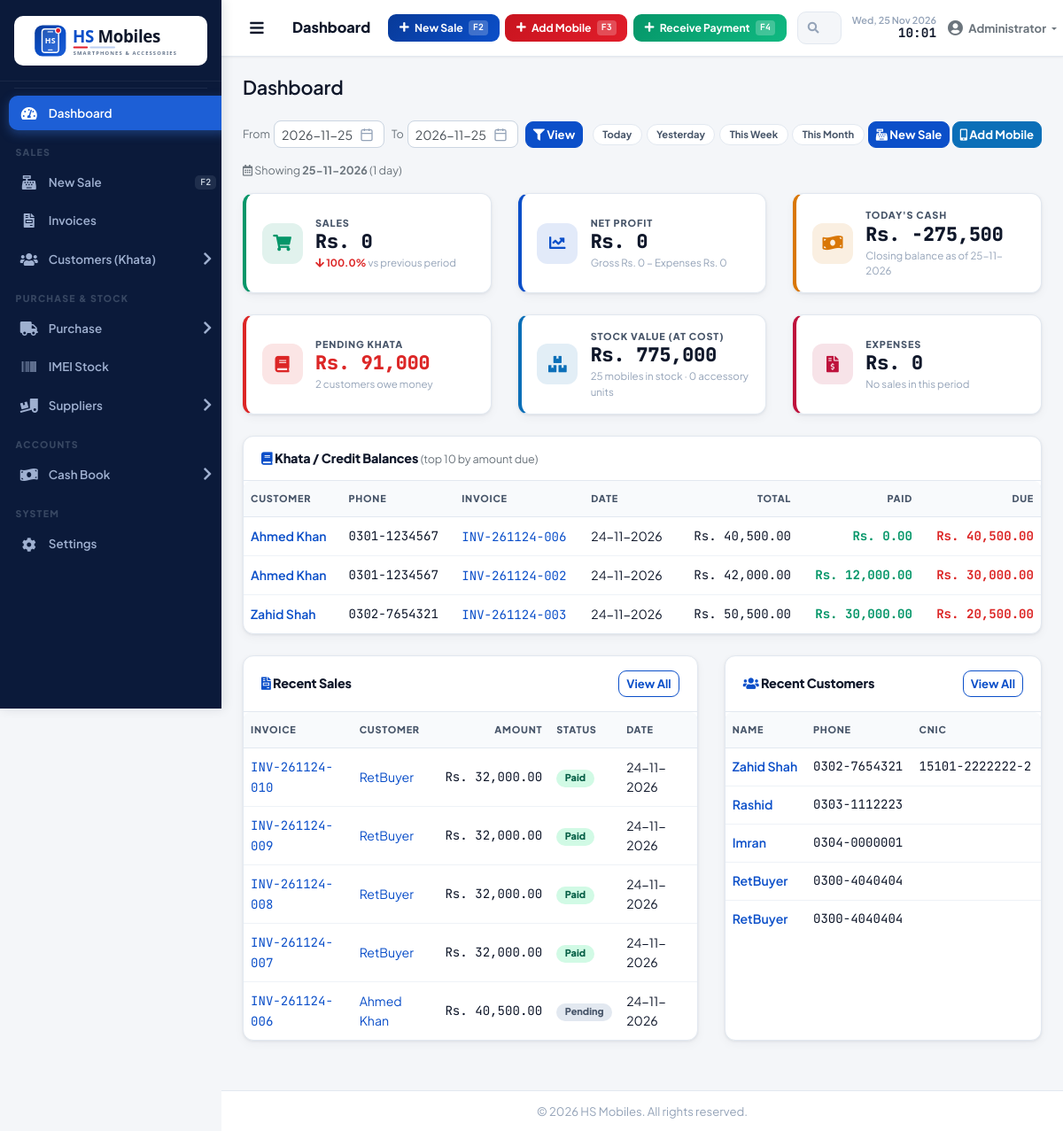
/index.php (signed in), run on an earlier commit of the app's database.
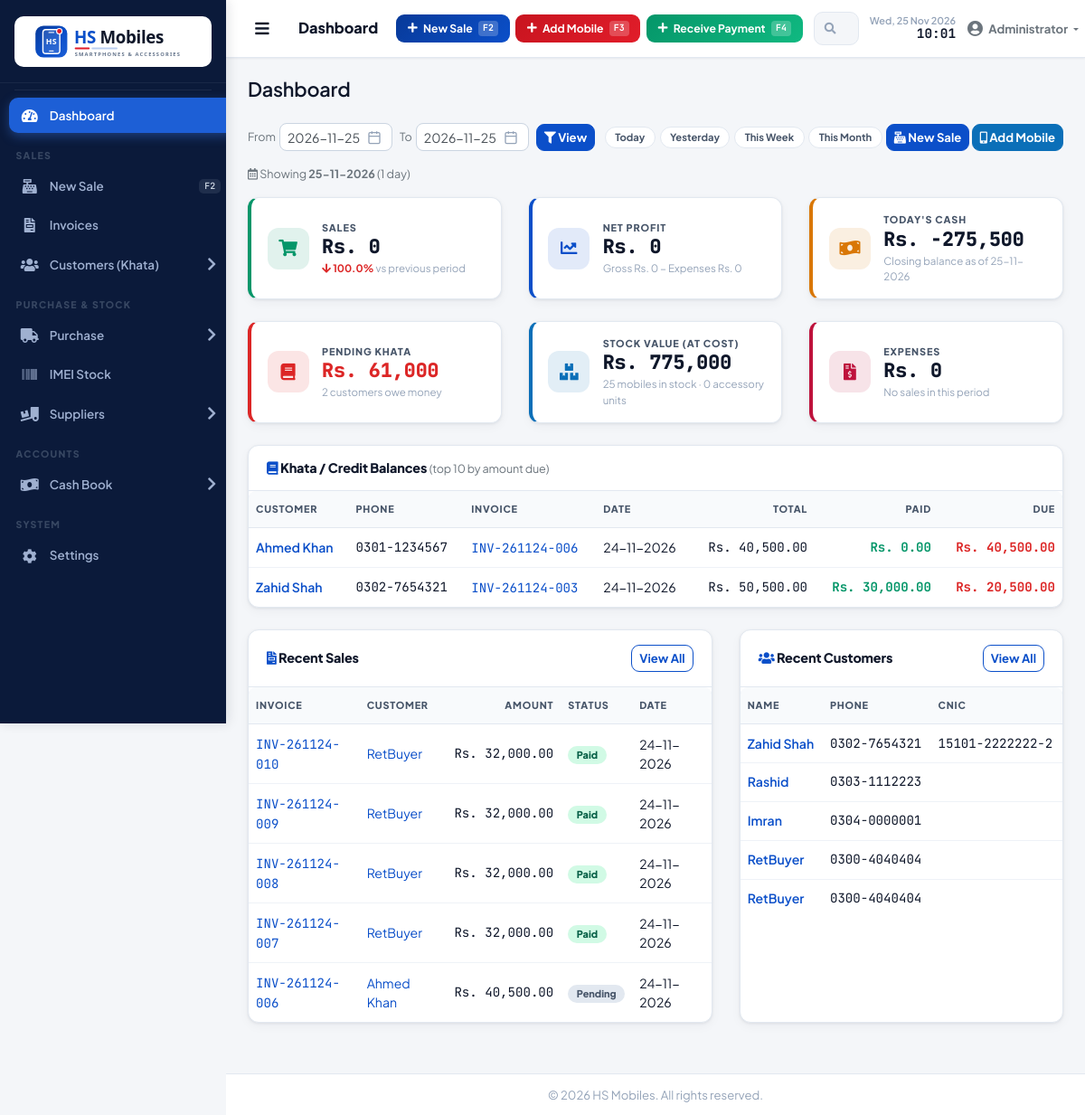
And on a later commit of the database.
### tables this page shows
CREATE TABLE `cash_book_daily` (
  `id` int(11) NOT NULL,
  `date` date NOT NULL,
  `opening_balance` decimal(12,2) DEFAULT 0.00,
  `total_inflow` decimal(12,2) DEFAULT 0.00,
  `total_outflow` decimal(12,2) DEFAULT 0.00,
  `closing_balance` decimal(12,2) DEFAULT 0.00,
  `status` enum('open','closed') DEFAULT 'open',
  `created_by` int(11) DEFAULT NULL,
  `created_at` date NOT NULL,
  `updated_at` date DEFAULT NULL
);

CREATE TABLE `sales` (
  `id` int(11) NOT NULL,
  `invoice_no` varchar(20) NOT NULL,
  `customer_id` int(11) NOT NULL,
  `sale_date` date NOT NULL,
  `subtotal` decimal(12,2) NOT NULL DEFAULT 0.00,
  `discount_id` int(11) DEFAULT NULL,
  `discount_amount` decimal(12,2) DEFAULT 0.00,
  `taxable_amount` decimal(12,2) DEFAULT 0.00,
  `tax_rate` decimal(5,2) DEFAULT 0.00,
  `tax_amount` decimal(12,2) DEFAULT 0.00,
  `total_amount` decimal(12,2) NOT NULL DEFAULT 0.00,
  `paid_amount` decimal(12,2) DEFAULT 0.00 COMMENT 'Amount received at sale time',
  `due_amount` decimal(12,2) DEFAULT 0.00 COMMENT 'Remaining balance (credit/khata)',
  `payment_method` enum('cash','card','bank_transfer','bank') DEFAULT 'cash',
  `payment_status` enum('paid','partial','pending') DEFAULT 'pending' COMMENT 'pending = full credit, partial = partly paid, paid = cleared',
  `status` enum('active','completed','cancelled') DEFAULT 'active',
  `notes` text DEFAULT NULL,
  `branch_id` int(11) DEFAULT NULL,
  `created_by` int(11) DEFAULT NULL,
  `created_at` date NOT NULL,
  `updated_at` date DEFAULT NULL
);

CREATE TABLE `customers` (
  `id` int(11) NOT NULL,
  `customer_no` varchar(20) NOT NULL,
  `full_name` varchar(100) NOT NULL,
  `phone` varchar(20) NOT NULL,
  `email` varchar(100) DEFAULT NULL,
  `address` text DEFAULT NULL,
  `city` varchar(50) DEFAULT NULL,
  `cnic` varchar(15) DEFAULT NULL,
  `cnic_expiry` date DEFAULT NULL,
  `guardian_name` varchar(100) DEFAULT NULL,
  `guardian_relation` varchar(50) DEFAULT NULL,
  `occupation` varchar(100) DEFAULT NULL,
  `monthly_income` decimal(12,2) DEFAULT 0.00,
  `opening_due` decimal(12,2) DEFAULT 0.00 COMMENT 'Previous dues before system',
  `opening_paid` decimal(12,2) DEFAULT 0.00 COMMENT 'Amount already paid before system',
  `notes` text DEFAULT NULL,
  `branch_id` int(11) DEFAULT NULL,
  `created_by` int(11) DEFAULT NULL,
  `created_at` date NOT NULL,
  `updated_at` date DEFAULT NULL
);

### includes/functions.php (called while the page is built, shortened)
<?php
function formatCurrency($amount) {
    return number_format($amount, 2);
}
function formatDate($date) {
    return $date ? date('d-m-Y', strtotime($date)) : '-';
}

### index.php (the view, shortened to what the rows shown need)
<?php
require_once 'includes/functions.php';
$to = preg_match('/^\d{4}-\d{2}-\d{2}$/', $_GET['to'] ?? '') ? $_GET['to'] : date('Y-m-d');
$stmt = $pdo->prepare("SELECT closing_balance FROM cash_book_daily WHERE date <= ? ORDER BY date DESC LIMIT 1");
$stmt->execute([$to]);
$cash_in_hand = (float)$stmt->fetchColumn();
$khatas = $pdo->query("
    SELECT s.id, s.invoice_no, s.sale_date, s.total_amount, s.paid_amount, s.due_amount,
           c.full_name, c.id as cid, c.phone
    FROM sales s
    JOIN customers c ON s.customer_id = c.id
    WHERE s.due_amount > 0 AND s.status != 'cancelled'
    ORDER BY s.due_amount DESC LIMIT 10
")->fetchAll();
$recent_sales = $pdo->query("
    SELECT s.id, s.invoice_no, s.total_amount, s.payment_status, s.sale_date,
           c.full_name, c.id as cid
    FROM sales s
    JOIN customers c ON s.customer_id = c.id
    ORDER BY s.id DESC LIMIT 5
")->fetchAll();
$recent_customers = $pdo->query("SELECT id, full_name, phone, cnic, created_at FROM customers ORDER BY created_at DESC LIMIT 5")->fetchAll();
require_once 'includes/header.php';
function kpi_rs($n) { return 'Rs. ' . number_format((float)$n, 0); }
?>
<div class="row">
  <div class="col-xl-4 col-md-6 mb-4">
    <div class="kpi kpi-warning">
      <div>
        <div class="kpi-label"><?= $to === date('Y-m-d') ? "Today's Cash" : 'Cash in Hand' ?></div>
        <div class="kpi-value"><?= kpi_rs($cash_in_hand) ?></div>
        <div class="kpi-sub">Closing balance as of <?= formatDate($to) ?></div>
      </div>
    </div>
  </div>
</div>
<div class="row">
  <div class="col-lg-12 mb-4">
    <div class="card">
      <div class="card-body p-0">
        <?php if (count($khatas)): ?>
        <div class="table-responsive">
          <table class="table table-hover mb-0">
            <thead>
              <tr><th>Customer</th><th>Phone</th><th>Invoice</th><th>Date</th><th class="text-right">Total</th><th class="text-right">Paid</th><th class="text-right">Due</th></tr>
            </thead>
            <tbody>
              <?php foreach ($khatas as $d): ?>
              <tr>
                <td class="font-weight-bold"><a href="modules/customers/view.php?id=<?=$d['cid']?>"><?=htmlspecialchars($d['full_name'])?></a></td>
                <td class="text-mono"><?=htmlspecialchars($d['phone'])?></td>
                <td><a class="inv-no" href="modules/sales/invoice.php?id=<?=$d['id']?>"><?=htmlspecialchars($d['invoice_no'])?></a></td>
                <td><?=formatDate($d['sale_date'])?></td>
                <td class="money">Rs. <?=formatCurrency($d['total_amount'])?></td>
                <td class="money amt-in">Rs. <?=formatCurrency($d['paid_amount'])?></td>
                <td class="money amt-out">Rs. <?=formatCurrency($d['due_amount'])?></td>
              </tr>
              <?php endforeach; ?>
            </tbody>
          </table>
        </div>
        <?php endif; ?>
      </div>
    </div>
  </div>
</div>
<div class="row">
  <div class="col-lg-7 mb-4">
    <div class="card h-100">
      <div class="card-body p-0">
        <?php if (count($recent_sales)): ?>
        <div class="table-responsive">
          <table class="table table-hover mb-0">
            <thead>
              <tr><th>Invoice</th><th>Customer</th><th class="text-right">Amount</th><th>Status</th><th>Date</th></tr>
            </thead>
            <tbody>
              <?php foreach ($recent_sales as $s): ?>
              <tr>
                <td><a class="inv-no" href="modules/sales/invoice.php?id=<?=$s['id']?>"><?=htmlspecialchars($s['invoice_no'])?></a></td>
                <td><a href="modules/customers/view.php?id=<?=$s['cid']?>"><?=htmlspecialchars($s['full_name'])?></a></td>
                <td class="money">Rs. <?=formatCurrency($s['total_amount'])?></td>
                <td><span class="status-pill <?= $s['payment_status']==='paid' ? 'status-in' : ($s['payment_status']==='partial' ? 'status-ret' : 'status-sold') ?>"><?=ucfirst($s['payment_status'])?></span></td>
                <td><?=formatDate($s['sale_date'])?></td>
              </tr>
              <?php endforeach; ?>
            </tbody>
          </table>
        </div>
        <?php endif; ?>
      </div>
    </div>
  </div>
  <div class="col-lg-5 mb-4">
    <div class="card h-100">
      <div class="card-body p-0">
        <?php if (count($recent_customers)): ?>
        <div class="table-responsive">
          <table class="table table-hover mb-0">
            <thead>
              <tr><th>Name</th><th>Phone</th><th>CNIC</th></tr>
            </thead>
            <tbody>
              <?php foreach ($recent_customers as $c): ?>
              <tr>
                <td class="font-weight-bold"><a href="modules/customers/view.php?id=<?=$c['id']?>"><?=htmlspecialchars($c['full_name'])?></a></td>
                <td class="text-mono"><?=htmlspecialchars($c['phone'])?></td>
                <td class="cnic"><?=htmlspecialchars((string)$c['cnic'])?></td>
              </tr>
              <?php endforeach; ?>
            </tbody>
          </table>
        </div>
        <?php endif; ?>
      </div>
    </div>
  </div>
</div>
<?php require_once 'includes/footer.php'; ?>

What changed in the data, as far as the page shows it:
no longer on this page (row edited): sales: customer.full_name "Ahmed Khan", customer.phone "0301-1234567", invoice_no "INV-261124-002", sale_date "24-11-2026", total_amount "42,000.00", paid_amount "12,000.00", due_amount "30,000.00", shown under "Khata / Credit Balances (top 10 by amount due)"
Also different on the page:
kpi_rs($pending_khata): "Rs. 91,000" → "Rs. 61,000"
